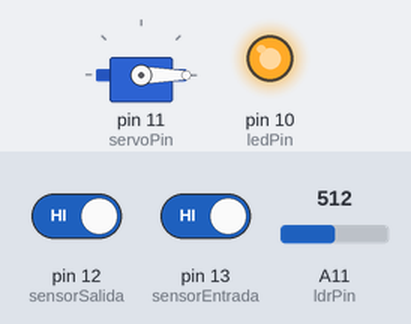
A sketch run on a simulated Arduino Mega 2560, built for the host (arithmetic inside an expression is 32-bit, double 64-bit). On the bench: servo, output pins drawn as LEDs (lit = HIGH). Inputs (shaded band) come from the test bench; at power-on: A11 (ldrPin) = 512, pin 12 (sensorSalida) HIGH, pin 13 (sensorEntrada) HIGH.

Above: at 1.2 s.
1.3 s: A11 (ldrPin) set to 315
2.8 s: A11 (ldrPin) set to 293
At 3.6 s:
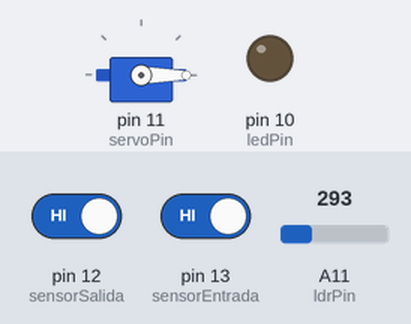
5.8 s: A11 (ldrPin) set to 306
At 7.0 s:
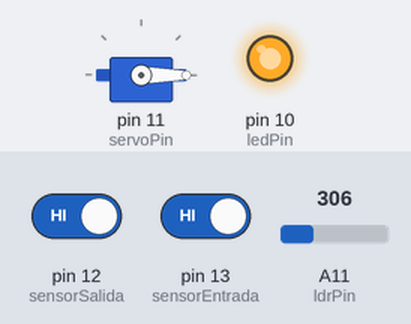
7.3 s: A11 (ldrPin) set to 290
At 8.3 s:
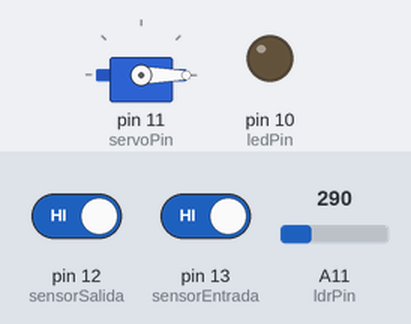
Timing chart, 0 to 9.8 s (numbered marks = the images above; inputs shaded):
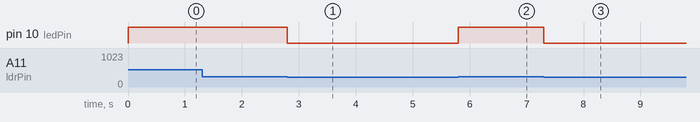

The sketch:

quickpass.ino
```cpp
#include <Servo.h>

const int sensorEntrada = 13;
const int sensorSalida = 12;
const int servoPin = 11;
const int ldrPin = A11;

const int ledPin = 10;

Servo barrera;
bool fotoTomada = false;
int ldrUmbral = 300;

void setup() {
  Serial.begin(9600);
  pinMode(sensorEntrada, INPUT);
  pinMode(sensorSalida, INPUT);
  pinMode(ledPin, OUTPUT);
  barrera.attach(servoPin);
  barrera.write(0);
}

void loop() {
  if (digitalRead(sensorEntrada) == LOW && !fotoTomada) {
    Serial.println("CAPTURE");
    fotoTomada = true;
  }

  if (Serial.available() > 0) {
    String response = Serial.readStringUntil('\n');
    if (response == 'SUCCESS' && fotoTomada) {
      abrirBarrera();
    }
  }

  if (digitalRead(sensorSalida) == LOW && fotoTomada) {
    cerrarBarrera();
    fotoTomada = false;
  }

  int ldrValor = analogRead(ldrPin);
  if (ldrValor > ldrUmbral) {
    digitalWrite(ledPin, HIGH);
  } else {
    digitalWrite(ledPin, LOW);
  }
}

void abrirBarrera() {
  barrera.write(90);
  delay(1000);
}

void cerrarBarrera() {
  delay(3000);
  barrera.write(0);
}
```

Measured:
- the behaviour switches between 301 and 300 on A11 (ldrPin) (found by bisection; images 0 and 1)
- after the input at 1.3 s, every drawn part: stays the same
- after the input at 2.8 s, pin 10 (ledPin): HIGH → LOW at once
- after the input at 5.8 s, pin 10 (ledPin): LOW → HIGH at once
- after the input at 7.3 s, pin 10 (ledPin): HIGH → LOW at once
